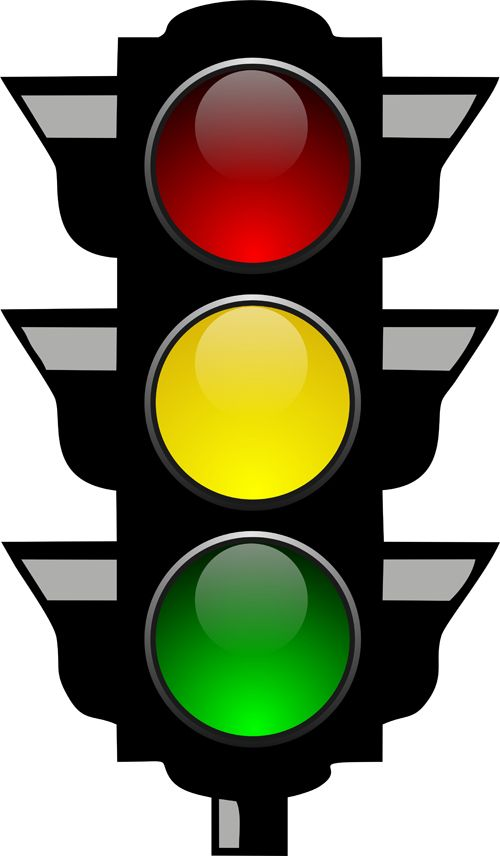
#> input picture traffic_light.jpg, 500 x 856 px
$ python jasmine.py
#> lines starting #> are read from the running program, lines starting #| are printed output that depends on the picture; after the words box and inside, x2 and y2 are one past the last pixel; in counts of white or black regions, pixels touching at a corner belong together
import cv2
import numpy as np

# Load the input image
image = cv2.imread("traffic_light.jpg")
#> image is the input picture: shape (856, 500, 3); mean B, G, R 103.4, 125.2, 126.4

# Convert to HSV color space
hsv = cv2.cvtColor(image, cv2.COLOR_BGR2HSV)
#> hsv: shape (856, 500, 3); mean H, S, V 12.2, 49.2, 134.9

# Define color ranges for red, yellow, and green lights
red_lower, red_upper = np.array([0, 120, 70]), np.array([10, 255, 255])
yellow_lower, yellow_upper = np.array([20, 100, 100]), np.array([30, 255, 255])
green_lower, green_upper = np.array([40, 50, 50]), np.array([90, 255, 255])

# Create masks for each color
red_mask = cv2.inRange(hsv, red_lower, red_upper)
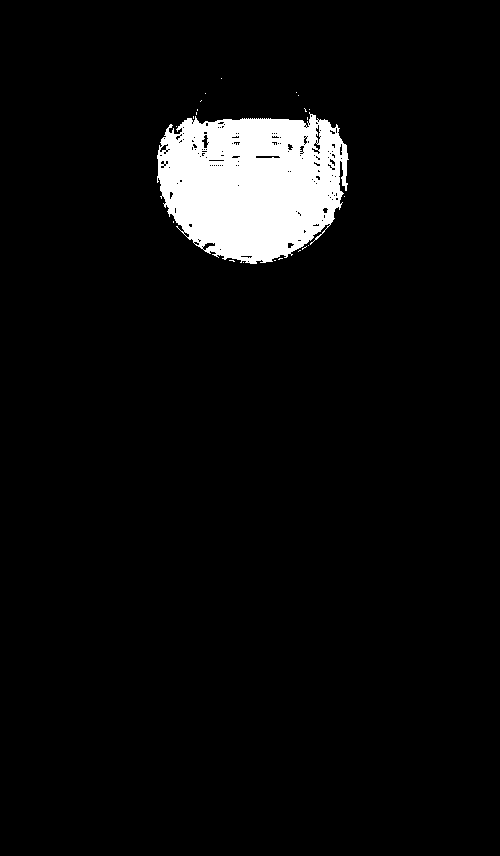
#> red_mask: shape (856, 500); 5.1% white; 22 white regions (21 under 20 px), largest, box (x1, y1, x2, y2) and area: (157, 112, 349, 264) 21699
yellow_mask = cv2.inRange(hsv, yellow_lower, yellow_upper)
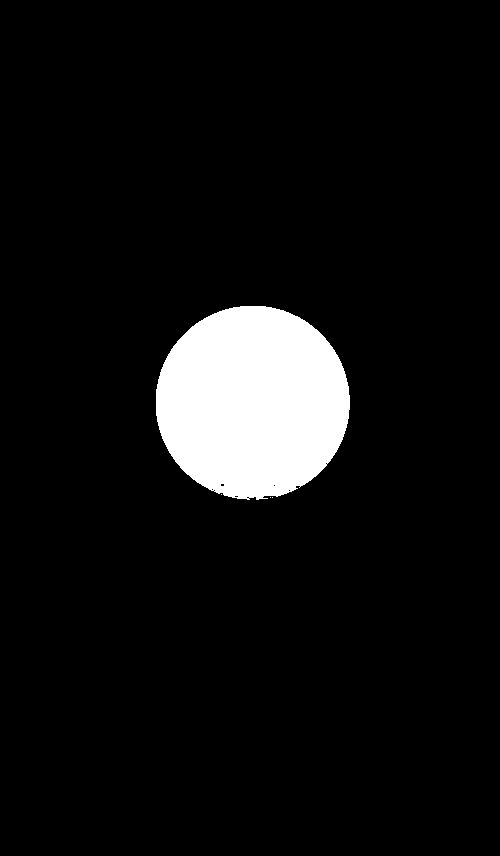
#> yellow_mask: shape (856, 500); 6.9% white; 4 white regions (3 under 20 px), largest, box (x1, y1, x2, y2) and area: (156, 306, 350, 500) 29545
green_mask = cv2.inRange(hsv, green_lower, green_upper)
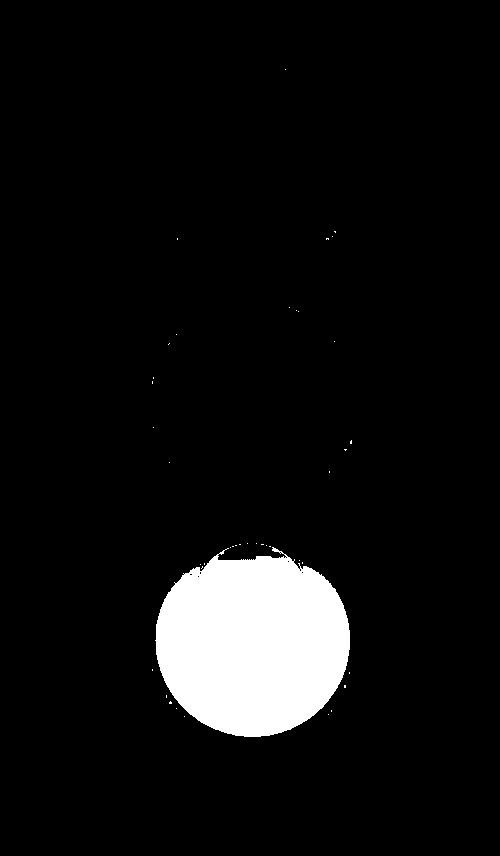
#> green_mask: shape (856, 500); 6.6% white; 42 white regions (41 under 20 px)

# Find contours for each color
red_contours, _ = cv2.findContours(red_mask, cv2.RETR_EXTERNAL, cv2.CHAIN_APPROX_SIMPLE)
#> red_contours = 22 contours, 21 with area under 20; largest, box (x1, y1, x2, y2) and area: (157, 112, 349, 264) 22072
yellow_contours, _ = cv2.findContours(yellow_mask, cv2.RETR_EXTERNAL, cv2.CHAIN_APPROX_SIMPLE)
#> yellow_contours = 4 contours, 3 with area under 20; largest, box (x1, y1, x2, y2) and area: (156, 306, 350, 500) 29276
green_contours, _ = cv2.findContours(green_mask, cv2.RETR_EXTERNAL, cv2.CHAIN_APPROX_SIMPLE)
#> green_contours = 42 contours, 41 with area under 20; largest, box (x1, y1, x2, y2) and area: (155, 547, 350, 737) 27844

# Draw bounding boxes around detected lights
if red_contours:
    x, y, w, h = cv2.boundingRect(max(red_contours, key=cv2.contourArea))
#> x = 157; y = 112; w = 192; h = 152
    cv2.rectangle(image, (x, y), (x + w, y + h), (0, 0, 255), 2)
    cv2.putText(image, "Red", (x + w // 2, y + h // 2), cv2.FONT_HERSHEY_SIMPLEX, 0.7, (255, 255, 255), 2)

if yellow_contours:
    x, y, w, h = cv2.boundingRect(max(yellow_contours, key=cv2.contourArea))
#> x = 156; y = 306; w = 194; h = 194
    cv2.rectangle(image, (x, y), (x + w, y + h), (0, 255, 255), 2)
    cv2.putText(image, "Yellow", (x + w // 2, y + h // 2), cv2.FONT_HERSHEY_SIMPLEX, 0.7, (255, 255, 255), 2)

if green_contours:
    x, y, w, h = cv2.boundingRect(max(green_contours, key=cv2.contourArea))
#> x = 155; y = 547; w = 195; h = 190
    cv2.rectangle(image, (x, y), (x + w, y + h), (0, 255, 0), 2)
    cv2.putText(image, "Green", (x + w // 2, y + h // 2), cv2.FONT_HERSHEY_SIMPLEX, 0.7, (255, 255, 255), 2)
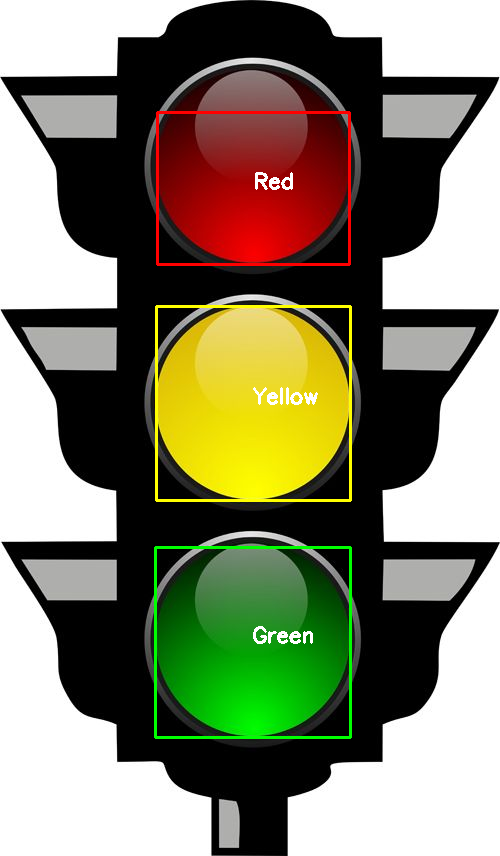
#> image: shape (856, 500, 3); mean B, G, R 103.7, 127.8, 128.8

# Save and display result
cv2.imwrite("output_image.jpg", image)
cv2.imshow("Traffic Light Detection", image)
cv2.waitKey(0)
cv2.destroyAllWindows()
